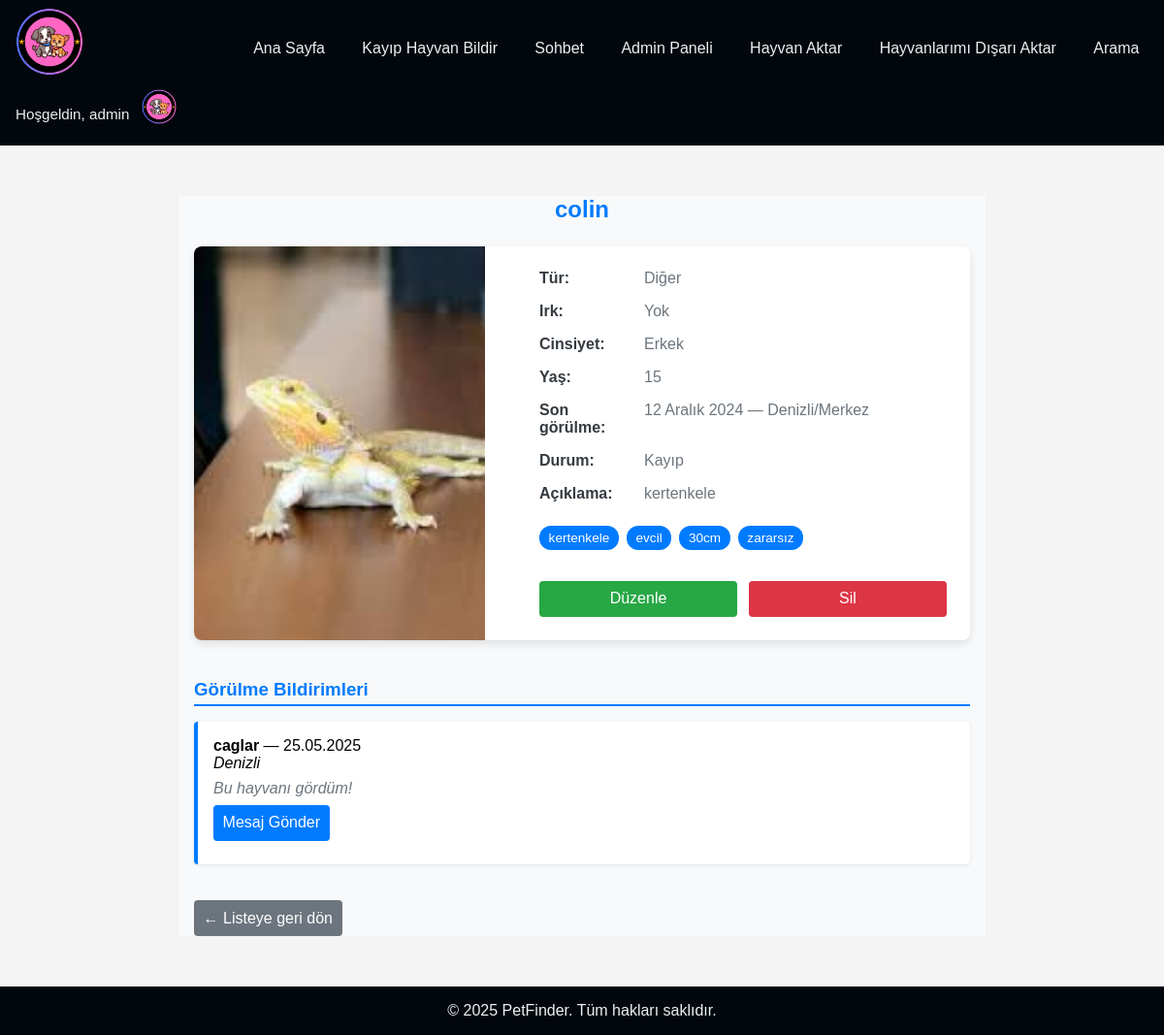
/mainpage/pet/4/ (signed in), run on the app's committed database.
### accounts/models.py (models this page shows, shortened)
class UserProfile(models.Model):
    user = models.OneToOneField(User, on_delete=models.CASCADE, related_name='profile')
    profile_picture = models.ImageField(upload_to='profile_pics/', blank=True)
    contact_number = models.CharField(max_length=20, blank=True)

### mainpage/models.py (models this page shows, shortened)
class Pet(models.Model):
    ANIMAL_TYPES = [('Dog', 'Köpek'), ('Cat', 'Kedi'), ('Bird', 'Kuş'), ('Other', 'Diğer')]
    GENDERS = [('Male', 'Erkek'), ('Female', 'Dişi')]
    STATUS_CHOICES = [('Lost', 'Kayıp'), ('Found', 'Bulundu'), ('Returned', 'Teslim Edildi')]
    name = models.CharField(max_length=100, verbose_name="İsim")
    species = models.CharField(max_length=20, choices=ANIMAL_TYPES, verbose_name="Tür")
    breed = models.CharField(max_length=100, blank=True, verbose_name="Irk")
    age = models.PositiveIntegerField(verbose_name="Yaş")
    gender = models.CharField(max_length=10, choices=GENDERS, verbose_name="Cinsiyet")
    description = models.TextField(blank=True, verbose_name="Açıklama")
    last_seen_location = models.CharField(max_length=255, verbose_name="Son Görülme Yeri")
    last_seen_date = models.DateField(default=datetime.date(2025, 1, 1), verbose_name="Son Görülme Tarihi")
    image = models.ImageField(upload_to='pet_images/', blank=True, null=True, verbose_name="Resim")
    status = models.CharField(max_length=20, choices=STATUS_CHOICES, default='Lost', verbose_name="Durum")
    owner = models.ForeignKey(User, on_delete=models.CASCADE)
    date_reported = models.DateTimeField(auto_now_add=True, verbose_name="Bildirim Tarihi")
    tags = models.ManyToManyField("Tag", blank=True, verbose_name="Etiketler")

class Tag(models.Model):  # Many-to-Many Relationship
  name = models.CharField(max_length=50, unique=True)

class PetSighting(models.Model):
    pet = models.ForeignKey(Pet, on_delete=models.CASCADE, related_name='sightings')
    user = models.ForeignKey(User, on_delete=models.SET_NULL, null=True, blank=True)
    location = models.CharField(max_length=255)
    date_seen = models.DateField()
    notes = models.TextField(blank=True)
    created_at = models.DateTimeField(auto_now_add=True)
    contact_method = models.CharField(max_length=255, blank=True)
    photo = models.ImageField(upload_to='sightings/', blank=True, null=True)

### mainpage/views.py (the view)
# urls.py: path('pet/<int:pk>/', views.pet_detail, name='pet_detail'),
@login_required
def pet_detail(request, pk):
    pet = get_object_or_404(Pet, pk=pk)
    sightings = pet.sightings.all().order_by('-date_seen') if request.user == pet.owner else None
    return render(request, 'mainpage/pet_detail.html', {
        'pet': pet,
        'sightings': sightings,
    })

### mainpage/context_processors.py (called while the page is built)
def user_profile(request):
    if request.user.is_authenticated:
        try:
            profile = UserProfile.objects.get(user=request.user)
        except UserProfile.DoesNotExist:
            profile = None
    else:
        profile = None
    return {'user_profile': profile}

### mainpage/templates/mainpage/pet_detail.html (shortened to what this page needs)
{% extends 'mainpage/base.html' %}
{% load static %}
{% block extra_css %}
  <link rel="stylesheet" href="{% static 'mainpage/pet_detail.css' %}">
{% endblock %}
{% block content %}
  <div class="content-wrapper">
    <h2>{{ pet.name }}</h2>
    <div class="detail-container">
      <div class="detail-image">
        {% if pet.image %}
          <img src="{{ pet.image.url }}" alt="{{ pet.name }}">
        {% else %}
          <img src="{% static 'mainpage/default_pet.jpeg' %}" alt="Resim yok">
        {% endif %}
      </div>
      <div class="detail-info">
        <div class="info-row"><strong>Tür:</strong> <span>{{ pet.get_species_display }}</span></div>
        <div class="info-row"><strong>Irk:</strong> <span>{{ pet.breed|default:"Yok" }}</span></div>
        <div class="info-row"><strong>Cinsiyet:</strong> <span>{{ pet.get_gender_display }}</span></div>
        <div class="info-row"><strong>Yaş:</strong> <span>{{ pet.age }}</span></div>
        <div class="info-row"><strong>Son görülme:</strong>
            <span>{{ pet.last_seen_date }} — {{ pet.last_seen_location }}</span>
        </div>
        <div class="info-row"><strong>Durum:</strong> <span>{{ pet.get_status_display }}</span></div>
        <div class="info-row"><strong>Açıklama:</strong> <span>{{ pet.description|default:"—" }}</span></div>
        <div class="tags">
          {% if pet.tags.exists %}
            {% for tag in pet.tags.all %}
              <span class="tag">{{ tag.name }}</span>
            {% endfor %}
          {% else %}
            <span class="tag empty">Etiket yok</span>
          {% endif %}
        </div>
        <div class="buttons">
          {% if user == pet.owner %}
            <a href="{% url 'mainpage:pet_update' pet.pk %}" class="bt edit">Düzenle</a>
            <a href="{% url 'mainpage:pet_delete' pet.pk %}" class="bt delete">Sil</a>
          {% else %}
            <a href="{% url 'mainpage:report_pet_sighting' pet.id %}" class="bt report">
              Bu hayvanı gördüm!
            </a>
          {% endif %}
        </div>
      </div>
    </div>
    {% if user == pet.owner %}
    <div class="sightings">
      <h3>Görülme Bildirimleri</h3>
      {% if pet.sightings.exists %}
        <ul>
          {% for sighting in pet.sightings.all|dictsortreversed:'date_seen' %}
            <li>
              <strong>{{ sighting.user.username|default:"Anonim" }}</strong> —
              {{ sighting.date_seen|date:"d.m.Y" }}<br>
              <em>{{ sighting.location }}</em><br>
              <p class="notes">{{ sighting.notes }}</p>
              {% if sighting.user %}
                <a href="{% url 'mainpage:start_chat' sighting.user.id %}" class="bt message">
                  Mesaj Gönder
                </a>
              {% endif %}
            </li>
          {% endfor %}
        </ul>
      {% else %}
        <p>Henüz bir görülme bildirimi yok.</p>
      {% endif %}
    </div>
    {% endif %}
    <div class="back-link">
      <a href="{% url 'mainpage:pet_list' %}" class="bt back">← Listeye geri dön</a>
    </div>
  </div>
{% endblock %}

### mainpage/templates/mainpage/base.html (shortened to what this page needs)
{% load static %}
<!DOCTYPE html>
<html lang="en">
<head>
    <link rel="stylesheet" href="{% static 'mainpage/style.css' %}">
     {% block extra_css %}{% endblock %}
    <link href="https://cdn.jsdelivr.net/npm/select2@4.1.0-rc.0/dist/css/select2.min.css" rel="stylesheet" />
</head>
<body>
<nav class="navbar">
    <div class="navbar__logo">
      <a href="{% url 'mainpage:pet_list' %}">
        <img src="{% static 'mainpage/logo.png' %}" alt="PetFinder Logo">
      </a>
    </div>
    <div class="navbar__links">
      <a href="{% url 'mainpage:pet_list' %}">Ana Sayfa</a>
      <a href="{% url 'mainpage:pet_report' %}">Kayıp Hayvan Bildir</a>
      <a href="{% url 'mainpage:chat_list' %}">Sohbet</a>
      {% if user.is_staff %}
        <a href="{% url 'mainpage:admin_views' %}">Admin Paneli</a>
      {% endif %}
      <a href="{% url 'mainpage:import_pets' %}">Hayvan Aktar</a>
      <a href="{% url 'mainpage:export_pets' %}">Hayvanlarımı Dışarı Aktar</a>
      <a href="{% url 'mainpage:pet_search' %}">Arama</a>
    </div>
    <div class="navbar__user">
      {% if user.is_authenticated %}
        <span class="navbar__greeting">Hoşgeldin, {{ user.username }}</span>
        <div class="profile-dropdown">
          <div class="profile-toggle">
            {% if user_profile.profile_picture %}
              <img
                class="navbar__avatar"
                src="{{ user_profile.profile_picture.url }}"
                alt="Profil Resmi"
              >
            {% else %}
              <img
                class="navbar__avatar"
                src="{% static 'mainpage/default_profile.jpg' %}"
                alt="Profil Resmi"
              >
            {% endif %}
          </div>
        </div>
      {% else %}
      <div class="navbar__links">
        <a href="{% url 'accounts:login' %}">Giriş</a>
        <a href="{% url 'accounts:register' %}">Kayıt Ol</a>
      </div>
      {% endif %}
    </div>
  </nav>
   <div class="content">
    {% block content %}{% endblock %}
  </div>
  <footer class="footer">
    <div class="copyright">
      © 2025 PetFinder. Tüm hakları saklıdır.
    </div>
  </footer>
</body>
</html>

### mainpage/static/mainpage/style.css (style rules this page uses)
html, body { margin: 0; padding: 0; height: 100%; }
body { font-family: Arial, sans-serif; margin: 0; padding: 0; background-color: #f4f4f4; display: flex; flex-direction: column; }
.navbar { display: flex; justify-content: space-between; align-items: center; background-color: #01070c; padding: 0.5rem 1rem; flex-wrap: wrap; }
.navbar__logo img { height: 70px; }
.navbar__links { display: flex; gap: 1.2rem; }
.navbar__links a { color: #ecf0f1; text-decoration: none; font-weight: 500; padding: 0.4rem 0.6rem; border-radius: 4px; transition: background 0.2s; }
.navbar__user { display: flex; align-items: center; gap: 0.8rem; }
.navbar__greeting { color: #ecf0f1; font-size: 0.95rem; }
.navbar__avatar { width: 36px; height: 36px; border-radius: 50%; cursor: pointer; }
.profile-dropdown { position: relative; }
.content { flex: 1; padding: 20px; }
h1, h2, h3 { color: #222; }
ul, ol { list-style: none; padding-left: 0; }
ul li, ol li { margin-bottom: 5px; }
img { max-width: 300px; margin-bottom: 10px; }
button, .bt { background-color: #333; color: #fff; padding: 8px 12px; border: none; border-radius: 6px; cursor: pointer; text-decoration: none; display: inline-block; transition: background 0.2s; }
.footer { background: #01070c; color: #ecf0f1; text-align: center; padding: 1rem 0; }
.message { margin-bottom: 8px; padding: 6px; border-radius: 8px; max-width: 60%; }

### mainpage/static/mainpage/pet_detail.css (style rules this page uses)
:root { --clr-primary: #007bff; --clr-primary-d: #0056b3; --clr-success: #28a745; --clr-success-d: #1e7e34; --clr-danger: #dc3545; --clr-danger-d: #bd2130; --clr-bg-page: #f8f9fa; --clr-bg-card: #ffffff; --clr-text: #343a40; --clr-muted: #6c757d; --shadow-s: 0 1px 3px rgba(0,0,0,0.1); --shadow-m: 0 4px 8px rgba(0,0,0,0.1); }
.content-wrapper { max-width: 800px; margin: 2rem auto; padding: 0 1rem; background: var(--clr-bg-page); }
.content-wrapper h2 { text-align: center; color: var(--clr-primary); margin-bottom: 1.5rem; }
.detail-container { display: flex; flex-wrap: wrap; gap: 2rem; background: var(--clr-bg-card); border-radius: 8px; box-shadow: var(--shadow-m); overflow: hidden; }
.detail-image { flex: 1 1 250px; max-width: 300px; overflow: hidden; }
.detail-image img { width: 100%; height: 100%; object-fit: cover; }
.detail-info { flex: 2 1 300px; padding: 1.5rem; display: flex; flex-direction: column; gap: 1rem; }
.info-row { display: flex; gap: 0.5rem; align-items: baseline; }
.info-row strong { width: 100px; color: var(--clr-text); }
.info-row span { color: var(--clr-muted); flex: 1; }
.tags { display: flex; flex-wrap: wrap; gap: 0.5rem; margin-top: 0.5rem; }
.tag { background: var(--clr-primary); color: #fff; padding: 0.3rem 0.6rem; border-radius: 12px; font-size: 0.85rem; }
.buttons { display: flex; gap: 0.75rem; margin-top: 1rem; }
.bt { flex: 1; text-align: center; padding: 0.6rem; border-radius: 4px; text-decoration: none; color: #fff; font-weight: 500; transition: background 0.2s; }
.bt.edit { background: var(--clr-success); }
.bt.delete { background: var(--clr-danger); }
.sightings { margin-top: 2.5rem; }
.sightings h3 { border-bottom: 2px solid var(--clr-primary); padding-bottom: 0.25rem; color: var(--clr-primary); margin-bottom: 1rem; }
.sightings ul { list-style: none; padding: 0; display: flex; flex-direction: column; gap: 1rem; }
.sightings li { padding: 1rem; background: var(--clr-bg-card); box-shadow: var(--shadow-s); border-left: 4px solid var(--clr-primary); border-radius: 4px; }
.sightings li .notes { margin: 0.5rem 0; color: var(--clr-muted); font-style: italic; }
.bt.message { background: var(--clr-primary); }
.back-link { margin: 2rem 0; }
.back-link .bt.back { background: var(--clr-muted); }

### data on the page
UserProfile: profile_picture (picture)
Pet: name "colin", image (picture), species "Diğer", breed "Yok", gender "Erkek", age "15", last_seen_date "12 Aralık 2024", last_seen_location "Denizli/Merkez", status "Kayıp", description "kertenkele"
Tag: name "kertenkele"
Tag: name "evcil"
Tag: name "30cm"
Tag: name "zararsız"
PetSighting: user.username "caglar", date_seen "25.05.2025", location "Denizli", notes "Bu hayvanı gördüm!", shows "Mesaj Gönder"

### other printed values
{{ user.username }} "admin"
